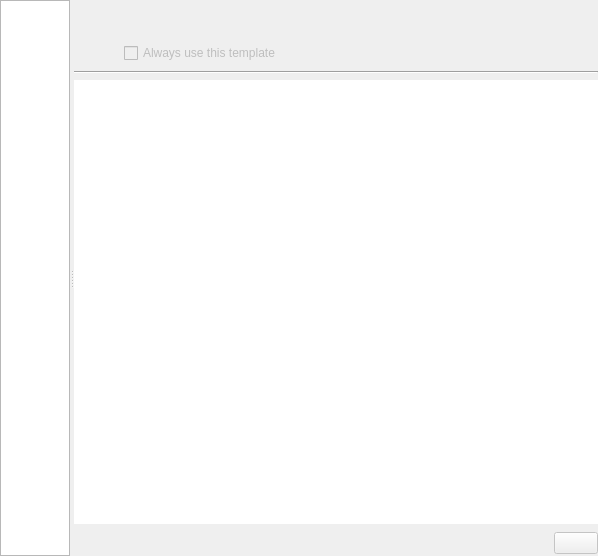
<?xml version="1.0" encoding="UTF-8"?>
<ui version="4.0">
 <class>KoDetailsPaneBase</class>
 <widget class="QWidget" name="KoDetailsPaneBase">
  <property name="geometry">
   <rect>
    <x>0</x>
    <y>0</y>
    <width>598</width>
    <height>556</height>
   </rect>
  </property>
  <property name="windowTitle">
   <string comment="KDE::DoNotExtract">DetailsPaneBase</string>
  </property>
  <layout class="QGridLayout">
   <property name="margin">
    <number>0</number>
   </property>
   <item row="0" column="0" colspan="2">
    <widget class="QSplitter" name="m_splitter">
     <property name="orientation">
      <enum>Qt::Horizontal</enum>
     </property>
     <widget class="QTreeView" name="m_documentList">
      <property name="sizePolicy">
       <sizepolicy hsizetype="Expanding" vsizetype="Expanding">
        <horstretch>1</horstretch>
        <verstretch>0</verstretch>
       </sizepolicy>
      </property>
      <property name="rootIsDecorated">
       <bool>false</bool>
      </property>
      <property name="itemsExpandable">
       <bool>false</bool>
      </property>
     </widget>
     <widget class="QWidget" name="layoutWidget">
      <layout class="QGridLayout">
       <item row="0" column="0" colspan="3">
        <widget class="QLabel" name="m_previewLabel">
         <property name="text">
          <string/>
         </property>
         <property name="alignment">
          <set>Qt::AlignCenter</set>
         </property>
        </widget>
       </item>
       <item row="1" column="0" colspan="3">
        <widget class="QLabel" name="m_titleLabel">
         <property name="font">
          <font>
           <family>Sans Serif</family>
           <pointsize>9</pointsize>
           <weight>75</weight>
           <italic>false</italic>
           <bold>true</bold>
           <underline>false</underline>
           <strikeout>false</strikeout>
          </font>
         </property>
         <property name="text">
          <string/>
         </property>
         <property name="alignment">
          <set>Qt::AlignCenter</set>
         </property>
        </widget>
       </item>
       <item row="2" column="0">
        <spacer>
         <property name="orientation">
          <enum>Qt::Horizontal</enum>
         </property>
         <property name="sizeType">
          <enum>QSizePolicy::Expanding</enum>
         </property>
         <property name="sizeHint" stdset="0">
          <size>
           <width>81</width>
           <height>23</height>
          </size>
         </property>
        </spacer>
       </item>
       <item row="2" column="1">
        <widget class="QCheckBox" name="m_alwaysUseCheckBox">
         <property name="enabled">
          <bool>false</bool>
         </property>
         <property name="toolTip">
          <string>Always use this template at application start up</string>
         </property>
         <property name="text">
          <string>Always use this template</string>
         </property>
        </widget>
       </item>
       <item row="2" column="2">
        <spacer>
         <property name="orientation">
          <enum>Qt::Horizontal</enum>
         </property>
         <property name="sizeType">
          <enum>QSizePolicy::Expanding</enum>
         </property>
         <property name="sizeHint" stdset="0">
          <size>
           <width>81</width>
           <height>23</height>
          </size>
         </property>
        </spacer>
       </item>
       <item row="4" column="0" colspan="3">
        <widget class="Line" name="line1">
         <property name="frameShape">
          <enum>QFrame::HLine</enum>
         </property>
         <property name="frameShadow">
          <enum>QFrame::Sunken</enum>
         </property>
         <property name="orientation">
          <enum>Qt::Horizontal</enum>
         </property>
        </widget>
       </item>
       <item row="5" column="0" colspan="3">
        <widget class="KTextBrowser" name="m_detailsLabel">
         <property name="frameShape">
          <enum>QFrame::NoFrame</enum>
         </property>
        </widget>
       </item>
       <item row="6" column="2">
        <widget class="QPushButton" name="m_openButton">
         <property name="enabled">
          <bool>false</bool>
         </property>
         <property name="text">
          <string/>
         </property>
         <property name="autoDefault">
          <bool>true</bool>
         </property>
         <property name="default">
          <bool>true</bool>
         </property>
        </widget>
       </item>
       <item row="6" column="1">
        <spacer>
         <property name="orientation">
          <enum>Qt::Horizontal</enum>
         </property>
         <property name="sizeType">
          <enum>QSizePolicy::Expanding</enum>
         </property>
         <property name="sizeHint" stdset="0">
          <size>
           <width>461</width>
           <height>26</height>
          </size>
         </property>
        </spacer>
       </item>
      </layout>
     </widget>
    </widget>
   </item>
  </layout>
 </widget>
 <customwidgets>
  <customwidget>
   <class>KTextBrowser</class>
   <extends>QTextBrowser</extends>
   <header>ktextbrowser.h</header>
  </customwidget>
 </customwidgets>
 <tabstops>
  <tabstop>m_documentList</tabstop>
  <tabstop>m_alwaysUseCheckBox</tabstop>
  <tabstop>m_detailsLabel</tabstop>
 </tabstops>
 <resources/>
 <connections/>
</ui>
